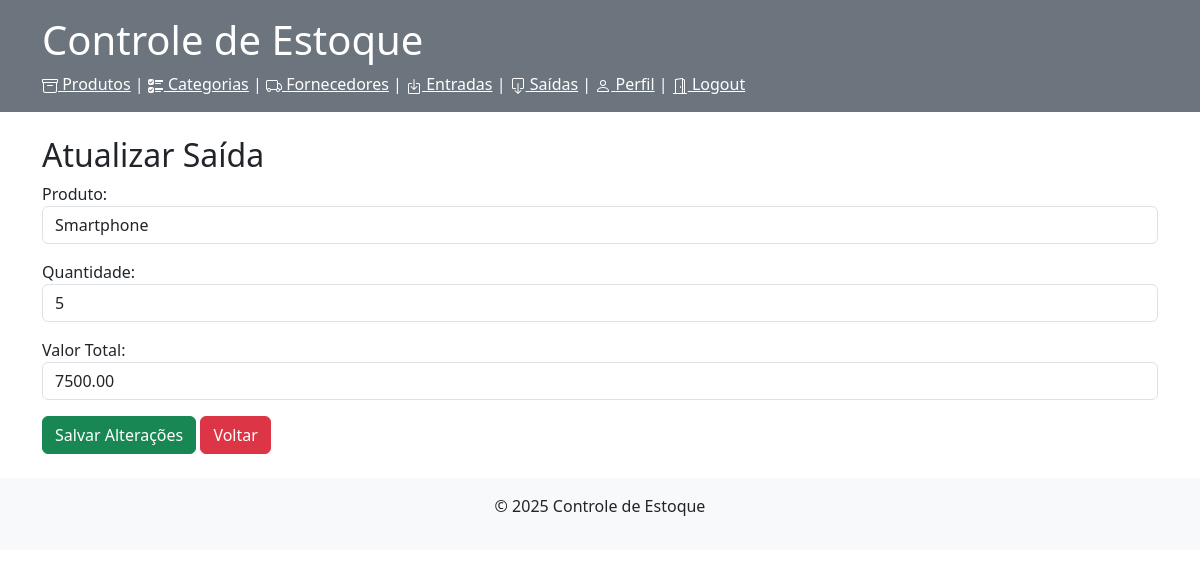
Page /saidas/editar/1/ (signed in) on the committed database.
### produtos/models.py (models this page shows, shortened)
class Saida(models.Model):
    produto = models.ForeignKey('Produto', on_delete=models.CASCADE)
    quantidade = models.IntegerField()
    data = models.DateField(auto_now_add=True)
    valor_total = models.DecimalField(max_digits=10, decimal_places=2)

### produtos/views.py (the view)
# urls.py: path('saidas/editar/<int:pk>/', atualizar_saida, name='atualizar_saida'),
@login_required
def atualizar_saida(request, pk):
    saida = get_object_or_404(Saida, pk=pk)
    if request.method == 'POST':
        form = SaidaForm(request.POST, instance=saida)
        if form.is_valid():
            form.save()
            return redirect('listar_saidas')
    else:
        form = SaidaForm(instance=saida)
        return render(request, 'atualizar_saida.html', {'form': form, 'saida': saida})

### produtos/forms.py
class SaidaForm(forms.ModelForm):
    class Meta:
        model = Saida
        fields = ['produto', 'quantidade', 'valor_total']
        labels = {
            'produto': 'Produto',
            'quantidade': 'Quantidade',
            'valor_total': 'Valor Total'
        }
        widgets = {
            'produto': forms.Select(attrs={'class': 'form-control'}),
            'quantidade': forms.NumberInput(attrs={'class': 'form-control'}),
            'valor_total': forms.NumberInput(attrs={'class': 'form-control'})
        }

### produtos/models.py (called while the page is built)
    def __str__(self):
        return self.nome

### produtos/templates/atualizar_saida.html (shortened to what this page needs)
{% extends 'base.html' %}
{% block content %}
    <h2>Atualizar Saída</h2>
    <form method="post">
        {{ form.as_p }}
        <button type="submit" class="btn btn-success">Salvar Alterações</button>
        <a class="btn btn-danger" href="{% url 'listar_saidas' %}">Voltar</a>
    </form>
{% endblock %}

### rows in the picture
Saida: produto "Smartphone", quantidade "5", valor_total "7500.00"
